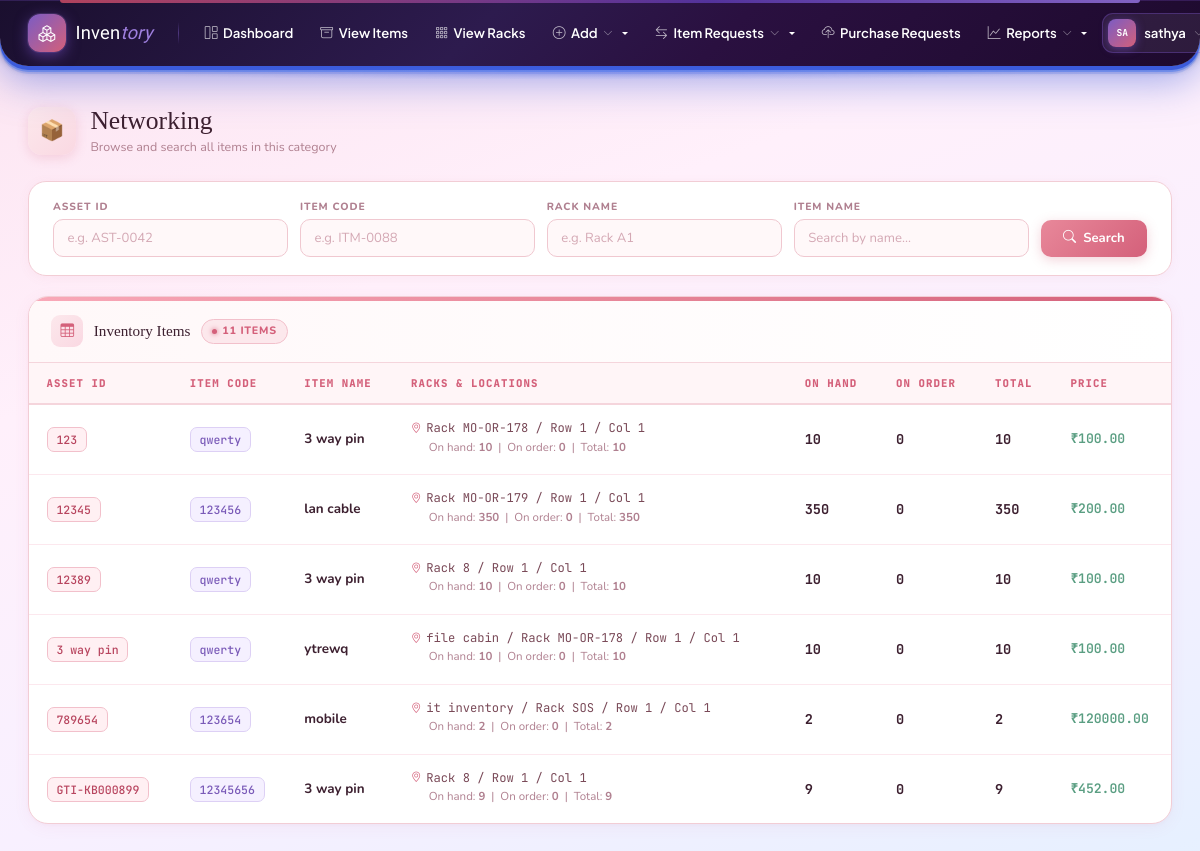
The app's page /category/networking/ (signed in) with its own data.
### inventory/models.py (models this page shows, shortened)
class User(AbstractUser):
    REQUIRED_FIELDS = ['email']
    stage = models.PositiveSmallIntegerField(default=1)
    full_name = models.CharField(max_length=200, blank=True, default='')
    mobile_number = models.CharField(max_length=30, blank=True, default='')
    category = models.CharField(
        max_length=50,
        blank=True,
        null=True
    )
    admin_section = models.CharField(
        max_length=100,
        blank=True,
        null=True
    )
    admin_department = models.CharField(
        max_length=100,
        blank=True,
        null=True
    )
    department = models.CharField(
        max_length=100,
        blank=True,
        null=True
    )
    section = models.CharField(
        max_length=100,
        blank=True,
        null=True
    )
    is_active = models.BooleanField(
        default=True,
        help_text='Designates whether this user should be treated as active.'
    )
    def is_stage1(self):
        return self.is_superuser or self.stage == 1
    def can_edit(self):
        return self.is_stage1() or self.is_stage2()
    def can_approve_issue_requests(self):
        return self.is_stage1() or self.is_stage2()
    def can_request_issue(self):
        return True  # all stages allowed
    def can_issue_items(self):
        return self.is_stage1() or self.is_stage2()
    def can_manage_users(self):
        return self.is_stage1()
    def allowed_categories(self):
        if self.is_stage1() or self.is_stage2():
            return [choice[0] for choice in CATEGORY_CHOICES]
        return []  # Stage 3 has no category access
    class Meta:
        verbose_name = 'User'
        verbose_name_plural = 'Users'

class Product(models.Model):
    category = models.CharField(max_length=20, choices=CATEGORY_CHOICES, db_index=True)
    asset_id = models.CharField(max_length=100)
    item_code = models.CharField(max_length=100, blank=True, default='')
    item_name = models.CharField(max_length=200)
    cabin_name = models.CharField(max_length=100, blank=True, default='')
    row_number = models.PositiveIntegerField(null=True, blank=True)
    column_number = models.PositiveIntegerField(null=True, blank=True)
    measurement_unit = models.CharField(max_length=20, choices=MEASUREMENT_UNIT_CHOICES, blank=True, default='')
    measurement_value = models.CharField(max_length=200, blank=True, default='')
    location = models.CharField(max_length=200, blank=True, default='')
    quantity_available = models.PositiveIntegerField(default=0)
    requested_count = models.PositiveIntegerField(default=0)
    price = models.DecimalField(max_digits=12, decimal_places=2, null=True, blank=True)
    rack = models.ForeignKey(Rack, on_delete=models.SET_NULL, null=True, blank=True, related_name='products')
    created_at = models.DateTimeField(auto_now_add=True)
    updated_at = models.DateTimeField(auto_now=True)
    class Meta:
        unique_together = [('category', 'asset_id')]
        ordering = ['category', 'asset_id']
    @property
    def computed_location(self):
        parts = []
        if self.cabin_name:
            parts.append(self.cabin_name)
        if self.rack_id and self.rack and self.rack.rack_number:
            parts.append(f"Rack {self.rack.rack_number}")
        if self.row_number is not None:
            parts.append(f"Row {self.row_number}")
        if self.column_number is not None:
            parts.append(f"Col {self.column_number}")
        return " / ".join(parts) or self.location

### inventory/views.py (the view)
# urls.py: path('category/<slug:category>/', views.category_detail, name='category_detail'),
@login_required
def category_detail(request, category):
    search_asset = request.GET.get('asset_id', '').strip()
    search_item_code = request.GET.get('item_code', '').strip()
    search_rack = request.GET.get('rack_name', '').strip()
    search_text = request.GET.get('q', '').strip()
    qs = Product.objects.filter(category=category)
    if search_asset:
        qs = qs.filter(asset_id__icontains=search_asset)
    if search_item_code:
        qs = qs.filter(item_code__icontains=search_item_code)
    if search_rack:
        qs = qs.filter(rack__rack_number__icontains=search_rack)
    if search_text:
        qs = qs.filter(Q(item_name__icontains=search_text) | Q(item_code__icontains=search_text))
    qs = qs.select_related('rack').annotate(
        on_order=Coalesce(
            Sum(
                Case(
                    When(
                        orders__status__in=[Order.STATUS_PENDING, Order.STATUS_PARTIAL],
                        then=F('orders__quantity_requested') - F('orders__quantity_provided'),
                    ),
                    default=0,
                    output_field=IntegerField(),
                )
            ),
            0,
        )
    ).annotate(
        total_items=F('quantity_available') + F('on_order')
    )
    rows = qs.order_by('asset_id')
    grouped = {}
    for product in rows:
        key = product.asset_id
        if key not in grouped:
            grouped[key] = {
                'asset_id': product.asset_id,
                'item_code': product.item_code,
                'item_name': product.item_name,
                'racks': [],
                'total_quantity': 0,
                'total_on_order': 0,
                'total_items': 0,
                'price': product.price,
            }
        rack_label = product.computed_location or product.location or '—'
        rack_info = {
            'location': rack_label,
            'quantity': product.quantity_available,
            'on_order': product.on_order,
            'total': product.total_items,
            'rack_number': (product.rack.rack_number if product.rack_id and product.rack else ''),
        }
        existing = None
        for r in grouped[key]['racks']:
            if r['location'] == rack_info['location']:
                existing = r
                break
        if existing:
            existing['quantity'] += rack_info['quantity']
            existing['on_order'] += rack_info['on_order']
            existing['total'] += rack_info['total']
        else:
            grouped[key]['racks'].append(rack_info)
        grouped[key]['total_quantity'] += product.quantity_available
        grouped[key]['total_on_order'] += product.on_order
        grouped[key]['total_items'] += product.total_items
    products = list(grouped.values())
    category_name = dict(CATEGORY_CHOICES).get(category, category)
    return render(request, 'inventory/category_detail.html', {
        'category': category,
        'category_name': category_name,
        'products': products,
        'grouped_view': True,
        'search_asset': search_asset,
        'search_item_code': search_item_code,
        'search_rack': search_rack,
        'search_text': search_text,
    })

### inventory/context_processors.py (called while the page is built, shortened)
def stage_permissions(request):
    if request.user.is_authenticated:
        choices = dict(CATEGORY_CHOICES)
        allowed = request.user.allowed_categories()
        return {
            'user_can_edit': request.user.can_edit(),
            'user_can_request_issue': request.user.can_request_issue(),
            'user_can_approve_issue_requests': request.user.can_approve_issue_requests(),
            'user_can_issue_items': request.user.can_issue_items(),
            'user_can_manage_users': request.user.can_manage_users(),
            'user_is_stage1': request.user.is_stage1(),
            'user_allowed_categories': allowed,
            'category_display': choices,
            'navbar_categories': [{'slug': c, 'name': choices.get(c, c)} for c in allowed],
        }

### inventory/templates/inventory/category_detail.html (shortened to what this page needs)
{% extends 'inventory/base.html' %}
{% block content %}
<div class="cd-wrapper">
  <div class="cd-page-head">
    <div class="cd-page-left">
      <div class="cd-page-icon">📦</div>
      <div>
        <h1 class="cd-page-title">{{ category_name }}</h1>
        <p class="cd-page-sub">Browse and search all items in this category</p>
      </div>
    </div>
  </div>
  <form method="get" class="cd-search-card">
    <div class="cd-search-field">
      <span class="cd-search-label">Asset ID</span>
      <input type="text" name="asset_id" placeholder="e.g. AST-0042" value="{{ search_asset }}">
    </div>
    <div class="cd-search-field">
      <span class="cd-search-label">Item Code</span>
      <input type="text" name="item_code" placeholder="e.g. ITM-0088" value="{{ search_item_code }}">
    </div>
    <div class="cd-search-field">
      <span class="cd-search-label">Rack Name</span>
      <input type="text" name="rack_name" placeholder="e.g. Rack A1" value="{{ search_rack }}">
    </div>
    <div class="cd-search-field">
      <span class="cd-search-label">Item Name</span>
      <input type="text" name="q" placeholder="Search by name…" value="{{ search_text }}">
    </div>
    <button type="submit" class="cd-btn-search">
      <i class="bi bi-search"></i> Search
    </button>
  </form>
  <div class="cd-table-card">
    <div class="cd-stripe"></div>
    <div class="cd-table-toolbar">
      <div class="cd-toolbar-left">
        <div class="cd-tbl-icon"><i class="bi bi-table"></i></div>
        <p class="cd-tbl-title">Inventory Items</p>
        <span class="cd-tbl-count">{{ products|length }} item{{ products|length|pluralize }}</span>
      </div>
    </div>
    <div class="cd-table-scroll">
      <table class="cd-table">
        <thead>
          <tr>
            <th>Asset ID</th>
            <th>Item Code</th>
            <th>Item Name</th>
            <th>Racks &amp; Locations</th>
            <th>On hand</th>
            <th>On order</th>
            <th>Total</th>
            <th>Price</th>
          </tr>
        </thead>
        <tbody>
          {% for p in products %}
          <tr>
            <td>
              <span class="cd-asset-chip">{{ p.asset_id }}</span>
            </td>
            <td>
              {% if p.item_code %}
                <span class="cd-code-chip">{{ p.item_code }}</span>
              {% else %}
                <span class="cd-dash">—</span>
              {% endif %}
            </td>
            <td>
              <div class="cd-item-name">{{ p.item_name }}</div>
            </td>
            <td>
              {% for r in p.racks %}
                <div style="margin-bottom: 0.35rem;">
                  <span class="cd-location">
                    <i class="bi bi-geo-alt"></i>
                    {{ r.location }}
                  </span>
                  <div class="cd-item-sub" style="margin-left: 1.1rem;">
                    On hand: <strong>{{ r.quantity }}</strong>
                    &nbsp;|&nbsp;
                    On order: <strong>{{ r.on_order }}</strong>
                    &nbsp;|&nbsp;
                    Total: <strong>{{ r.total }}</strong>
                  </div>
                </div>
              {% endfor %}
            </td>
            <td>
              <div class="cd-qty">
                <span class="cd-qty-num">{{ p.total_quantity }}</span>
              </div>
            </td>
            <td>
              <div class="cd-qty">
                <span class="cd-qty-num">{{ p.total_on_order }}</span>
              </div>
            </td>
            <td>
              <div class="cd-qty">
                <span class="cd-qty-num">{{ p.total_items }}</span>
              </div>
            </td>
            <td>
              {% if p.price %}
                <span class="cd-price">₹{{ p.price }}</span>
              {% else %}
                <span class="cd-dash">—</span>
              {% endif %}
            </td>
          </tr>
          {% endfor %}
        </tbody>
      </table>
    </div>
  </div>
</div>
{% endblock %}

### inventory/templates/inventory/base.html (shortened to what this page needs)
{% load static %}
<!DOCTYPE html>
<html lang="en">
<head>
    <link href="https://cdn.jsdelivr.net/npm/bootstrap@5.3.2/dist/css/bootstrap.min.css" rel="stylesheet">
    <link href="https://cdn.jsdelivr.net/npm/bootstrap-icons@1.11.1/font/bootstrap-icons.css" rel="stylesheet">
</head>
<body>
    {% if user.is_authenticated %}
    <nav class="top-navbar">
        <a href="{% url 'inventory:dashboard' %}" class="nb-brand">
            <div class="nb-brand-icon"><i class="bi bi-boxes"></i></div>
            <span class="nb-brand-name">Inven<span>tory</span></span>
        </a>
        <a class="nb-link" href="{% url 'inventory:dashboard' %}">
            <i class="bi bi-grid-1x2"></i> Dashboard
        </a>
        <a class="nb-link" href="{% url 'inventory:view_items' %}">
            <i class="bi bi-archive"></i> View Items
        </a>
        {% if user.stage == 1 or user.stage == 2 %}
        <a class="nb-link" href="{% url 'inventory:view_racks' %}">
            <i class="bi bi-grid-3x3-gap"></i> View Racks
        </a>
        {% endif %}
        {% if user_can_edit %}
        <div class="dropdown">
            <a class="nb-link dropdown-toggle" href="#" data-bs-toggle="dropdown">
                <i class="bi bi-plus-circle"></i> Add <i class="bi bi-chevron-down"></i>
            </a>
        </div>
        {% endif %}
        {% if user_can_request_issue or user_can_approve_issue_requests or user_can_issue_items %}
        {% if user.stage == 3 %}
        <a class="nb-link" href="{% url 'inventory:issue_requests' %}">
            <i class="bi bi-arrow-left-right"></i> Item Requests
        </a>
        {% else %}
        <div class="dropdown">
            <a class="nb-link dropdown-toggle" href="#" data-bs-toggle="dropdown">
                <i class="bi bi-arrow-left-right"></i> Item Requests <i class="bi bi-chevron-down"></i>
            </a>
        </div>
        {% endif %}
        {% endif %}
        {% if user.stage != 3 %}
        <a class="nb-link" href="{% url 'inventory:management_upload_requests' %}">
            <i class="bi bi-cloud-upload"></i> Purchase Requests
        </a>
        {% endif %}
        {% if user_can_manage_users %}
        <div class="dropdown">
            <a class="nb-link dropdown-toggle" href="#" data-bs-toggle="dropdown">
                <i class="bi bi-graph-up"></i> Reports <i class="bi bi-chevron-down"></i>
            </a>
        </div>
        {% endif %}
        <div class="nb-right">
            <div class="dropdown">
                <a class="nb-user-btn dropdown-toggle" href="#" data-bs-toggle="dropdown">
                    <div class="nb-user-avatar">{{ user.username|slice:":2"|upper }}</div>
                    {{ user.username }}
                    <i class="bi bi-chevron-down"></i>
                </a>
            </div>
        </div>
    </nav>
    {% endif %}
    <main class="{% if user.is_authenticated %}main-wrap{% endif %}">
        {% block content %}{% endblock %}
    </main>
</body>
</html>

### records on screen
User: username "SA", username "sathya"
Product: asset_id "123", item_code "qwerty", item_name "3 way pin", location "Rack MO-OR-178 / Row 1 / Col 1", quantity "10", on_order "0", total "10", price "100.00"
Product: asset_id "12345", item_code "123456", item_name "lan cable", location "Rack MO-OR-179 / Row 1 / Col 1", quantity "350", on_order "0", total "350", price "200.00"
Product: asset_id "12389", item_code "qwerty", item_name "3 way pin", price "100.00"
Product: asset_id "3 way pin", item_code "qwerty", item_name "ytrewq", location "file cabin / Rack MO-OR-178 / Row 1 / Col 1", quantity "10", on_order "0", total "10", price "100.00"
Product: asset_id "789654", item_code "123654", item_name "mobile", location "it inventory / Rack SOS / Row 1 / Col 1", quantity "2", on_order "0", total "2", price "120000.00"
Product: asset_id "GTI-KB000899", item_code "12345656", item_name "3 way pin", location "Rack 8 / Row 1 / Col 1", quantity "9", on_order "0", total "9", price "452.00"

### other values on screen
{{ category_name }} "Networking"
{{ products|length }} "11"
{{ p.total_quantity }} "10" "350" "10" "10" "2" "9"
{{ p.total_on_order }} "0" "0" "0" "0" "0" "0"
{{ p.total_items }} "10" "350" "10" "10" "2" "9"
{{ r.location }} "Rack 8 / Row 1 / Col 1"
{{ r.quantity }} "10"
{{ r.on_order }} "0"
{{ r.total }} "10"
